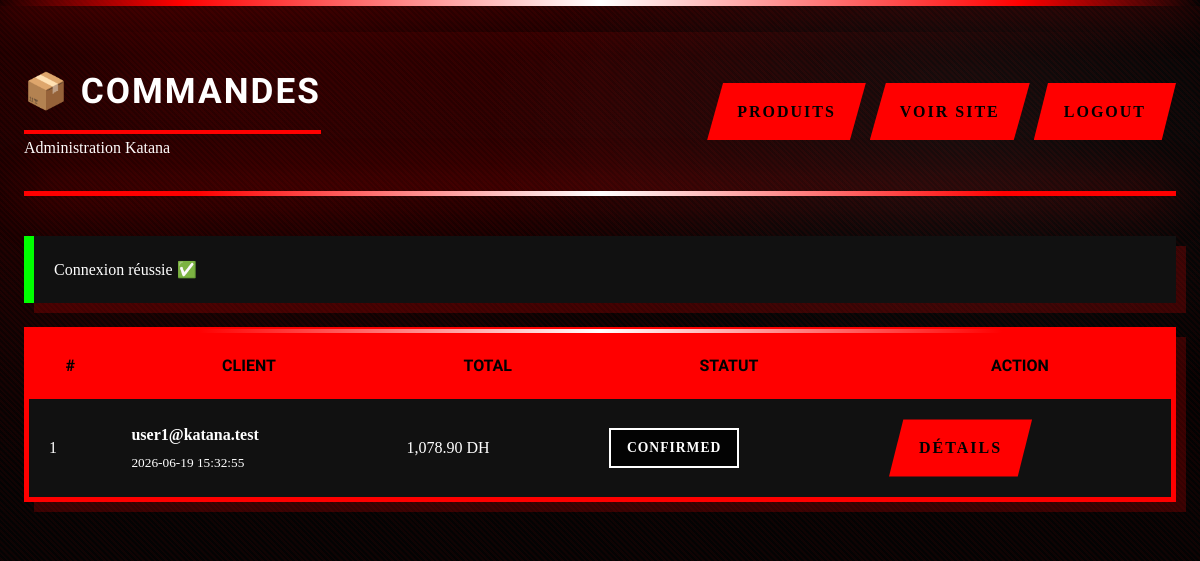
The page /php/admin/orders.php (signed in) on the database its author committed.
### tables this page shows
CREATE TABLE orders (
  id INT AUTO_INCREMENT PRIMARY KEY,
  user_id INT NOT NULL,
  total DECIMAL(10,2) NOT NULL DEFAULT 0.00,
  status ENUM('PENDING','CONFIRMED','SHIPPED','CANCELLED') NOT NULL DEFAULT 'PENDING',
  created_at TIMESTAMP DEFAULT CURRENT_TIMESTAMP,
  CONSTRAINT fk_orders_user
    FOREIGN KEY (user_id) REFERENCES users(id)
    ON DELETE RESTRICT ON UPDATE CASCADE,
  CHECK (total >= 0)
);

CREATE TABLE users (
  id INT AUTO_INCREMENT PRIMARY KEY,
  email VARCHAR(190) NOT NULL UNIQUE,
  password_hash VARCHAR(255) NOT NULL,
  role ENUM('ROLE_USER','ROLE_ADMIN') NOT NULL DEFAULT 'ROLE_USER',
  created_at TIMESTAMP DEFAULT CURRENT_TIMESTAMP
);

### php/includes/auth.php (called while the page is built, shortened)
<?php
if (!function_exists('get_flash')) {
    function get_flash(): ?array {
        $flash = $_SESSION['flash'];
        return $flash;
    }
}

### php/admin/orders.php (the view, shortened to what this page needs)
<?php
require_once __DIR__ . "/../includes/auth.php";
$stmt = $pdo->query("
  SELECT o.id, o.total, o.status, o.created_at, u.email
  FROM orders o
  JOIN users u ON u.id = o.user_id
  ORDER BY o.id DESC
");
$orders = $stmt->fetchAll(PDO::FETCH_ASSOC);
$flash = get_flash();
?>
<!doctype html>
<html lang="fr">
<head>
  <link rel="stylesheet" href="/mini-ecommerce/php/public/assets/style.css">
</head>
<body>
<div class="page">
  <div class="topbar">
    <div>
      <h2 style="margin:0;">📦 Commandes</h2>
      <div class="muted">Administration Katana</div>
    </div>
    <div class="actions">
      <a class="btn btn-soft" href="/mini-ecommerce/php/admin/products.php">
        Produits
      </a>
      <a class="btn btn-outline" href="/mini-ecommerce/php/public/index.php">
        Voir site
      </a>
      <a class="btn btn-soft" href="/mini-ecommerce/php/public/logout.php">
        Logout
      </a>
    </div>
  </div>
  <?php if ($flash): ?>
    <div class="flash <?= htmlspecialchars($flash['type']) ?>">
      <?= htmlspecialchars($flash['msg']) ?>
    </div>
  <?php endif; ?>
  <div class="card" style="padding:0;margin-top:14px;">
    <table>
      <thead>
        <tr>
          <th>#</th>
          <th>Client</th>
          <th class="right">Total</th>
          <th class="center">Statut</th>
          <th class="center">Action</th>
        </tr>
      </thead>
      <tbody>
        <?php foreach ($orders as $o): ?>
          <tr>
            <td><?= (int)$o['id'] ?></td>
            <td>
              <strong><?= htmlspecialchars($o['email']) ?></strong><br>
              <small class="muted"><?= htmlspecialchars($o['created_at']) ?></small>
            </td>
            <td class="right">
              <?= number_format((float)$o['total'], 2) ?> DH
            </td>
            <td class="center">
              <span class="status <?= strtolower($o['status']) ?>">
                <?= htmlspecialchars($o['status']) ?>
              </span>
            </td>
            <td class="center">
              <a class="btn btn-soft"
                 href="/mini-ecommerce/php/admin/order_show.php?id=<?= (int)$o['id'] ?>">
                Détails
              </a>
            </td>
          </tr>
        <?php endforeach; ?>
      </tbody>
    </table>
  </div>
</div>
</body>
</html>

### rows shown on the page
orders: id "1", user.email "user1@katana.test", created_at "2026-06-19 15:32:55", total "1,078.90", status "CONFIRMED"

### other values the page prints
$flash['msg'] "Connexion réussie ✅"
